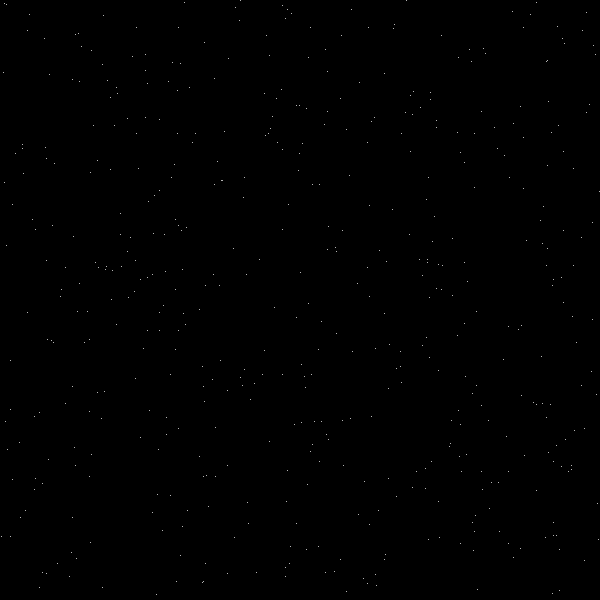
Frame 1 (no input)
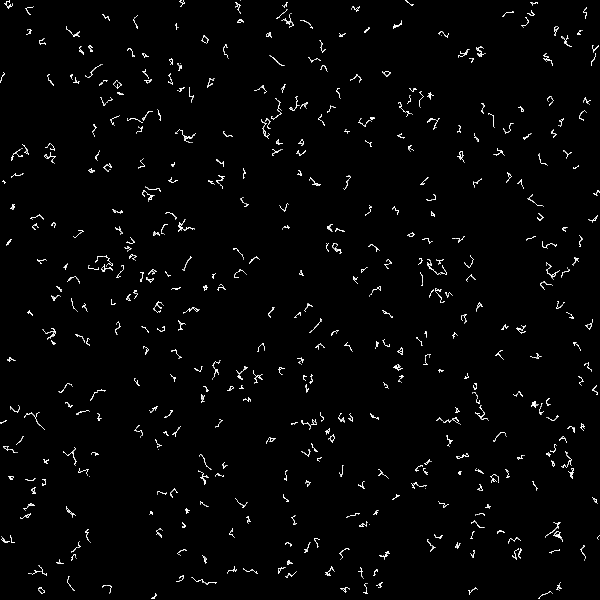
Frame 60 (the mouse pressed at the canvas centre just before this capture)
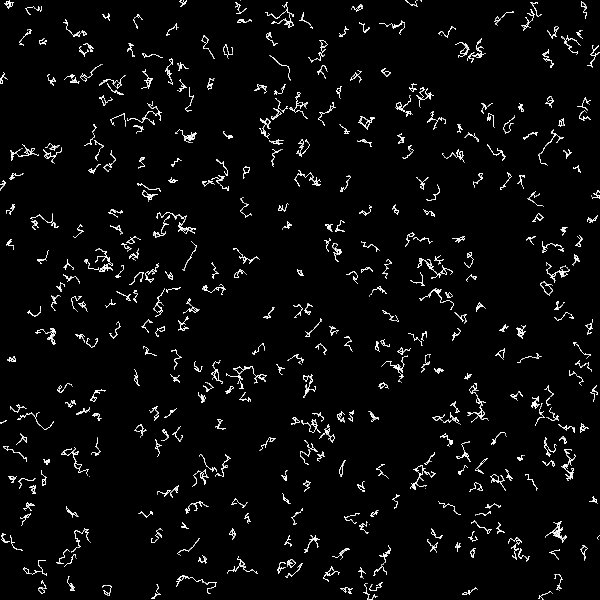
Frame 120 (the mouse held since frame 60 and released just before this capture)

The Processing sketch that drew these frames (run headless with seeded random() and noise(); from frame 60 on, the mouse is pressed at the canvas centre):

// Processing sketch: Brownian_motion_dust
// ── Brownian_motion_dust.pde
int num =500;

int maxdistx = 5;
int mindistx = -5;
int vardistx = 0;

int maxdisty = 5;
int mindisty = -5;
int vardisty = 0;

int maxspeed = 10;
int minspeed = 5;
int varspeed = 0;

float[] ax = new float[num];
float[] ay = new float[num]; 

float[] bx = new float[num];
float[] by = new float[num]; 

float[] sa = new float[num];

float[] ta = new float[num];

void setup(){
  size(600,600);
  background(0);
  for(int i=0;i<num;i++){
    //ax[i]=(float)Math.floor(Math.random()*200)+200;
    //ay[i]=(float)Math.floor(Math.random()*250)+300;
    ax[i]=(float)Math.floor(Math.random()*600);
    ay[i]=(float)Math.floor(Math.random()*600);
  }
  
  for(int i=0;i<num;i++){
      bx[i]=(float)(Math.random()*6)-3;
      by[i]=(float)(Math.random()*6)-3;
  }
  
  for(int i=0;i<num;i++){
      sa[i]=(float)Math.floor(Math.random()*20)+5;
  }
  
  for(int i=0;i<num;i++){
      ta[i]=0;
  }
  
}

void draw() {
  clear();
  stroke(255);
  
  for(int i=0;i<num;i++){
    point(ax[i]+(bx[i]*sin(radians(ta[i]))),ay[i]+(by[i]*sin(radians(ta[i]))));
    ta[i]= ta[i]+sa[i];
    if (ta[i] >= 90){
      
      ax[i]=ax[i]+bx[i];
      ay[i]=ay[i]+by[i];
      
      bx[i]=(float)(Math.random()*(maxdistx-mindistx+vardistx))+mindistx;
      by[i]=(float)(Math.random()*(maxdisty-mindisty+vardisty))+mindisty;
      
      sa[i]=(float)Math.floor(Math.random()*(maxspeed-minspeed+varspeed))+minspeed;
      
      ta[i]=0;
    }
  }
}
